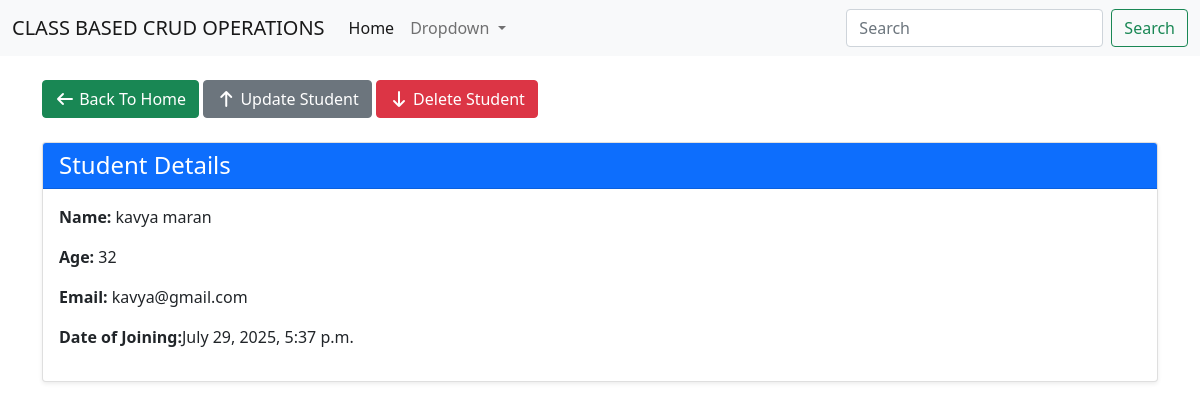
The app's page /student/3/ with its own data.
### cb_app/models.py (models this page shows, shortened)
class Student(models.Model):
    name = models.CharField(max_length=100)
    age = models.IntegerField()
    email = models.EmailField()
    address = models.TextField()
    created_at = models.DateTimeField(auto_now_add=True)
    updated_at = models.DateTimeField(auto_now=True)

### cb_app/views.py (the view)
# urls.py: path('student/<int:student_id>/', views.student_details, name='student_details'),
def student_details(request, student_id):
    student = Student.objects.get(id=student_id)
    context = {
        'student':student
    }
    return render(request, 'cb_app/student_details.html',context)

### cb_app/templates/cb_app/student_details.html (shortened to what this page needs)
{% extends 'base.html' %}
{% block content %}
<div class="container my-4">
    <a href="{% url 'index' %}" class="btn btn-success"><i class="fa-solid fa-arrow-left "></i> Back To Home</a>
    <a href="{% url 'student_update' student.id %}" class="btn btn-secondary"><i class="fa-solid fa-arrow-up "></i> Update Student</a>
    <a href="{% url 'student_delete' student.id %}" class="btn btn-danger"><i class="fa-solid fa-arrow-down "></i> Delete Student</a>
    <br><br>
  <div class="card shadow-sm">
    <div class="card-header bg-primary text-white">
      <h4 class="mb-0">Student Details</h4>
    </div>
    <div class="card-body">
            <p><strong>Name:</strong> {{ student.name }}</p>
            <p><strong>Age:</strong> {{student.age}} </p>
            <p><strong>Email:</strong> {{student.email}} </p>
            <p><strong>Date of Joining:</strong>{{ student.created_at }}</p>
    </div>
  </div>
</div>
{% endblock %}

### records on screen
Student: name "kavya maran", age "32", email "kavya@gmail.com", created_at "July 29, 2025, 5:37 p.m."
